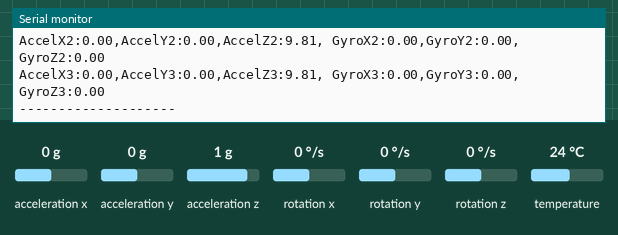
A program run on a simulated Teensy 4. Parts: the last lines printed to the serial monitor. The test bench sets the inputs (shaded band); at power-on: acceleration x 0 g, acceleration y 0 g, acceleration z 1 g, rotation x 0 °/s, rotation y 0 °/s, rotation z 0 °/s, temperature 24 °C.

Above: at 2.2 s.
2.3 s: acceleration x set to -1.4 g
At 3.5 s:
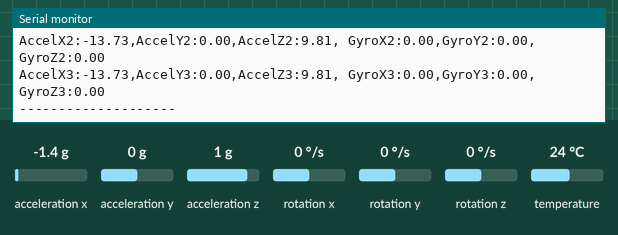
3.8 s: acceleration y set to -1.4 g
At 4.6 s:
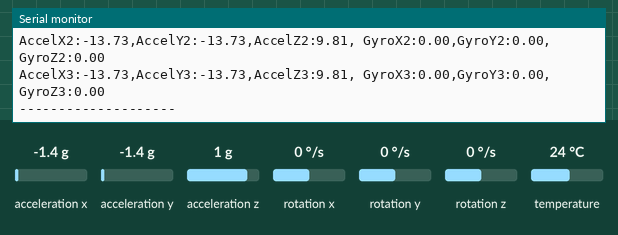
5.3 s: acceleration z set to -1.4 g
At 6.6 s:
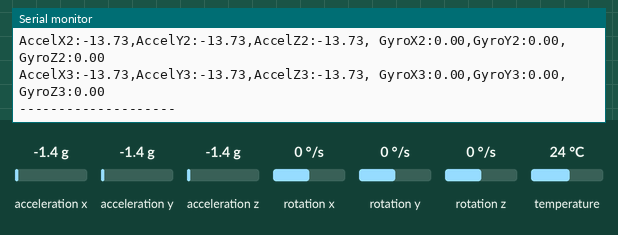
6.8 s: rotation x set to -192 °/s
At 7.8 s:
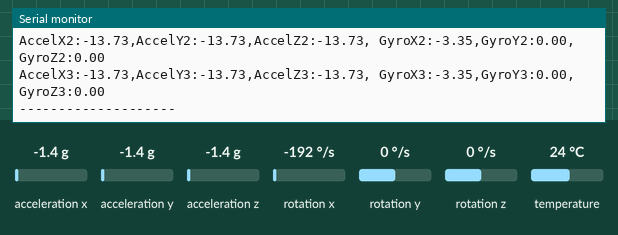
8.3 s: rotation y set to -192 °/s
At 9.9 s:
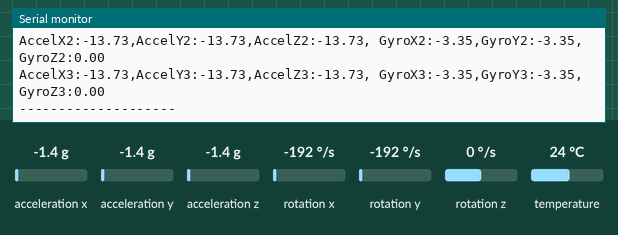
Timing chart, 0 to 10.8 s (numbered marks = the images above; inputs shaded):
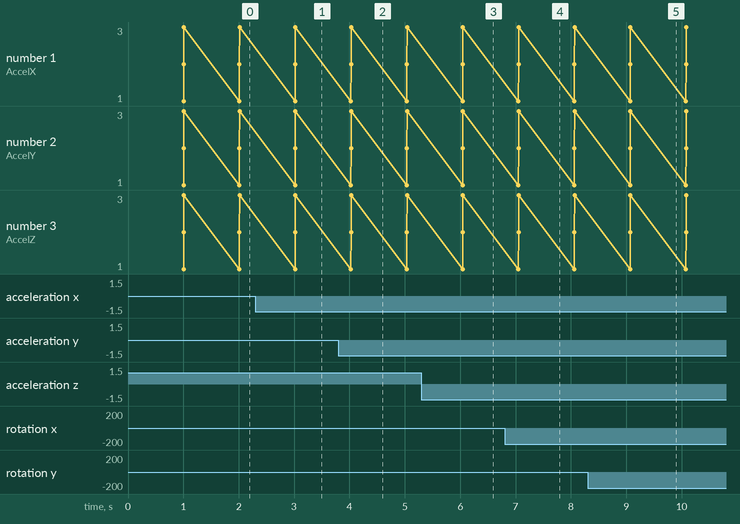

The program:

main.cpp
```cpp
#include <Arduino.h>
#include <Adafruit_Sensor.h>
#include <Adafruit_MPU6050.h>
#include <Wire.h>

Adafruit_MPU6050 mpu;
Adafruit_MPU6050 mpu2;
Adafruit_MPU6050 mpu3;

// This program assumes the MPU6050 is connected to the Wire2 I2C
// pins on the Teensy (SCL to pin 24 and SDA to pin 25).

void setup()
{
  Serial.begin(115200);
  while (!Serial)
    delay(10);

  Serial.println("Adafruit MPU6050 test!");

  if (!mpu.begin(0x68, &Wire2, 1L))
  {
    Serial.println("Failed to find MPU6050 chip");
    while (1)
    {
      delay(10);
    }
  }
  Serial.println("MPU6050 Found!");

  if (!mpu2.begin(0x69, &Wire2, 2L))
  {
    Serial.println("Failed to find second MPU6050 chip");
    while (1)
    {
      delay(10);
    }
  }
  Serial.println("Second MPU6050 Found!");

  if (!mpu3.begin(0x69, &Wire, 3L))
  {
    Serial.println("Failed to find third MPU6050 chip");
    while (1)
    {
      delay(10);
    }
  }
  Serial.println("Third MPU6050 Found!");

  // setupt motion detection
  mpu.setHighPassFilter(MPU6050_HIGHPASS_0_63_HZ);
  mpu.setMotionDetectionThreshold(1);
  mpu.setMotionDetectionDuration(20);
  mpu.setInterruptPinLatch(true); // Keep it latched.  Will turn off when reinitialized.
  mpu.setInterruptPinPolarity(true);
  mpu.setMotionInterrupt(true);
  mpu2.setHighPassFilter(MPU6050_HIGHPASS_0_63_HZ);
  mpu2.setMotionDetectionThreshold(1);
  mpu2.setMotionDetectionDuration(20);
  mpu2.setInterruptPinLatch(true); // Keep it latched.  Will turn off when reinitialized.
  mpu2.setInterruptPinPolarity(true);
  mpu2.setMotionInterrupt(true);
  mpu3.setHighPassFilter(MPU6050_HIGHPASS_0_63_HZ);
  mpu3.setMotionDetectionThreshold(1);
  mpu3.setMotionDetectionDuration(20);
  mpu3.setInterruptPinLatch(true); // Keep it latched.  Will turn off when reinitialized.
  mpu3.setInterruptPinPolarity(true);
  mpu3.setMotionInterrupt(true);

  Serial.println("");
  delay(1000);
}

void loop()
{
  // put your main code here, to run repeatedly:

  /* Get new sensor events with the readings */
  sensors_event_t a, g, temp;
  mpu.getEvent(&a, &g, &temp);

  /* Print out the values */
  Serial.print("AccelX1:");
  Serial.print(a.acceleration.x);
  Serial.print(",");
  Serial.print("AccelY1:");
  Serial.print(a.acceleration.y);
  Serial.print(",");
  Serial.print("AccelZ1:");
  Serial.print(a.acceleration.z);
  Serial.print(", ");
  Serial.print("GyroX1:");
  Serial.print(g.gyro.x);
  Serial.print(",");
  Serial.print("GyroY1:");
  Serial.print(g.gyro.y);
  Serial.print(",");
  Serial.print("GyroZ1:");
  Serial.print(g.gyro.z);
  Serial.println("");

  mpu2.getEvent(&a, &g, &temp);
  Serial.print("AccelX2:");
  Serial.print(a.acceleration.x);
  Serial.print(",");
  Serial.print("AccelY2:");
  Serial.print(a.acceleration.y);
  Serial.print(",");
  Serial.print("AccelZ2:");
  Serial.print(a.acceleration.z);
  Serial.print(", ");
  Serial.print("GyroX2:");
  Serial.print(g.gyro.x);
  Serial.print(",");
  Serial.print("GyroY2:");
  Serial.print(g.gyro.y);
  Serial.print(",");
  Serial.print("GyroZ2:");
  Serial.print(g.gyro.z);
  Serial.println("");

  mpu3.getEvent(&a, &g, &temp);
  Serial.print("AccelX3:");
  Serial.print(a.acceleration.x);
  Serial.print(",");
  Serial.print("AccelY3:");
  Serial.print(a.acceleration.y);
  Serial.print(",");
  Serial.print("AccelZ3:");
  Serial.print(a.acceleration.z);
  Serial.print(", ");
  Serial.print("GyroX3:");
  Serial.print(g.gyro.x);
  Serial.print(",");
  Serial.print("GyroY3:");
  Serial.print(g.gyro.y);
  Serial.print(",");
  Serial.print("GyroZ3:");
  Serial.print(g.gyro.z);
  Serial.println("");

  Serial.println("--------------------");

  delay(1000);
}
```

Measured:
- after the input at 2.3 s, the serial monitor: prints a new line after 0.72 s (image 1)
- after the input at 3.8 s, the serial monitor: prints a new line after 0.23 s (image 2)
- after the input at 5.3 s, the serial monitor: prints a new line after 0.74 s (image 3)
- after the input at 6.8 s, the serial monitor: prints a new line after 0.25 s (image 4)
- after the input at 8.3 s, the serial monitor: prints a new line after 0.77 s (image 5)
